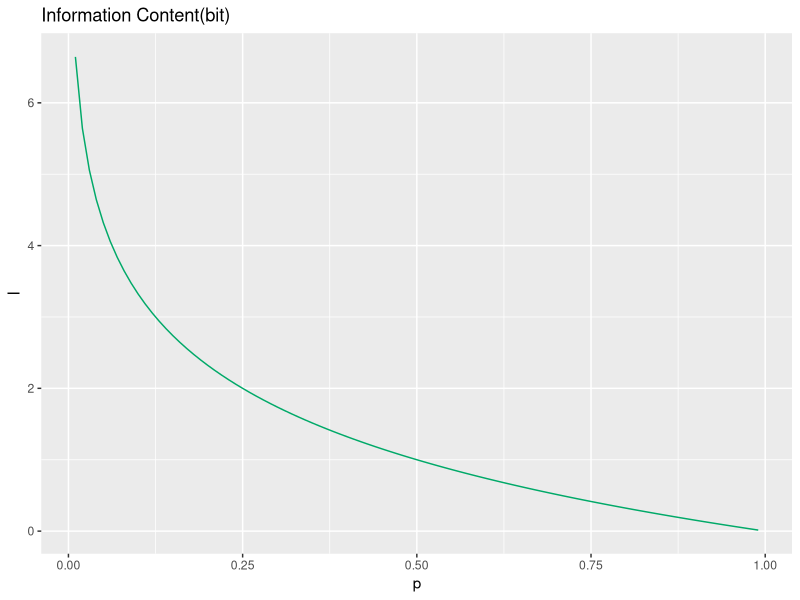
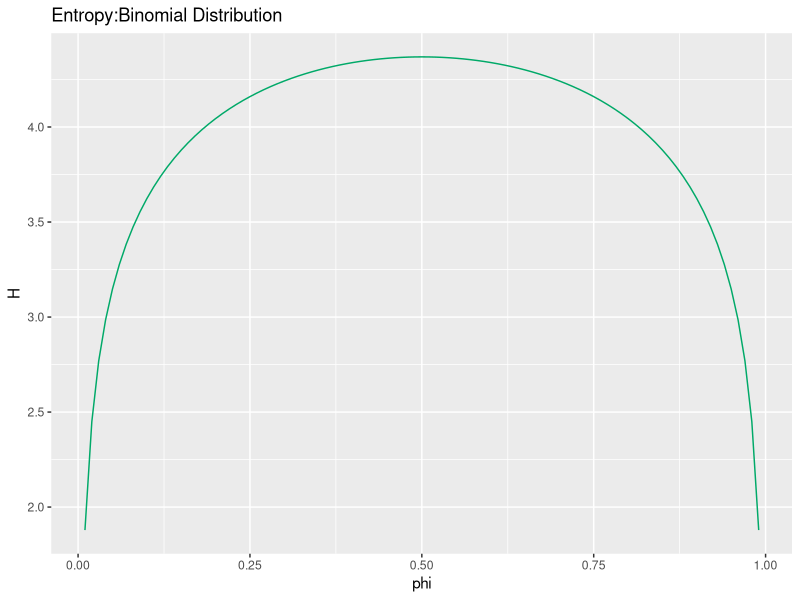
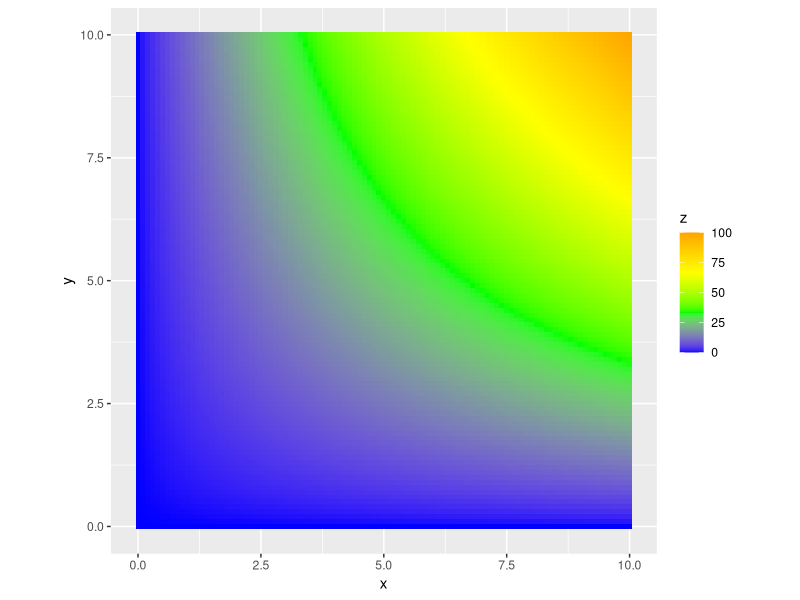
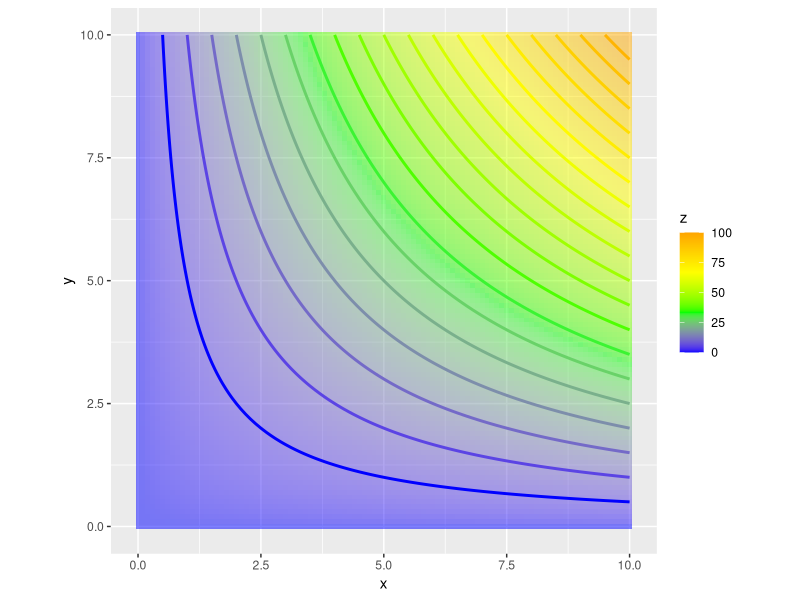
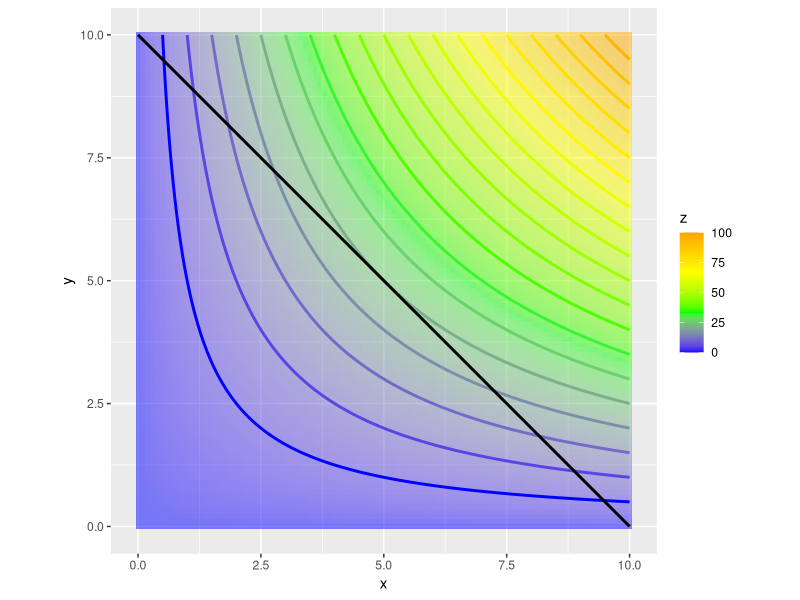

The R script that drew these images, in order:

# 1.1.8 KL情報量 -------------------------------------------------------------------

# 確率
p <- c(0.2, 0.6)

# 情報量
- log2(p)



# 利用パッケージ
library(tidyverse)

### 確率と情報量の関係

# 作図
tibble(
  p = seq(0.01, 0.99, 0.01), # 確率
  I = - log2(p) # 情報量
) %>% 
  ggplot(mapping = aes(x = p, y = I)) + # データ
    geom_line(color = "#00A968") + # 折れ線グラフ
    labs(title = "Information Content(bit)") # タイトル



### 二項分布のパラメータと平均情報量(エントロピー)の関係

# 試行回数を指定
N <- 100

# 表の回数
x <- 0:N

# 二項分布のパラメータ(コインの歪み具合)
phi <- seq(0.01, 0.99, 0.01)

# phiごとに平均情報量を計算
H <- NULL # 平均情報量を初期化
for(i in seq_along(phi)) {
  p <- dbinom(x, N, phi[i]) # 表の回数ごとの確率
  I <- - log2(p) # 情報量
  H <- c(H, sum(p * I)) # 平均情報量を追加
}

# 作図
tibble(
  phi = phi, # 二項分布のパラメータ
  H = H # 平均情報量
) %>% 
  ggplot(mapping = aes(x = phi, y = H)) + # データ
    geom_line(color = "#00A968") + # 折れ線グラフ
    labs(title = "Entropy:Binomial Distribution") # タイトル


# 1.1.11 ラグランジュの未定乗数法 ------------------------------------------------------------------

# 利用パッケージ
library(tidyverse)


# 面積のデータフレームを作成
f_xy <- tibble(
  x = rep(seq(0, 10, 0.1), 101), 
  y = rep(seq(0, 10, 0.1), each = 101), 
  z = x * y
)

# 辺と面積の関係を描画
ggplot(data = f_xy, mapping = aes(x = x, y = y, fill = z)) + # データ
  geom_tile() + # ヒートマップ
  scale_fill_gradientn(colors = c("blue", "green", "yellow", "orange")) + # タイルの色
  coord_fixed(ratio = 1) # 縦横比


# 辺と面積(等高線)の関係を描画
ggplot(data = f_xy, mapping = aes(x = x, y = y, z = z)) + # データ
  geom_tile(aes(fill = z), alpha = 0.5) + # ヒートマップ
  scale_fill_gradientn(colors = c("blue", "green", "yellow", "orange")) + # タイルの色
  geom_contour(aes(color = stat(level)), binwidth = 5, size = 1) + # 等高線
  scale_color_gradientn(colors = c("blue", "green", "yellow", "orange")) + # 線の色
  guides(color = FALSE) + # 凡例
  coord_fixed(ratio = 1) # 縦横比


# 制約のデータフレームを作成
g_xy <- tibble(
  x = seq(0, 10, 0.1), 
  y = 10 - x
)

# 辺・面積(等高線)と制約の関係を描画
ggplot() + 
  geom_tile(data = f_xy, mapping = aes(x = x, y = y, fill = z), alpha = 0.5) + # ヒートマップ
  scale_fill_gradientn(colors = c("blue", "green", "yellow", "orange")) + # タイルの色
  geom_contour(data = f_xy, aes(x = x, y = y, z = z, color = stat(level)), 
               binwidth = 5, size = 1) + # 等高線
  scale_color_gradientn(colors = c("blue", "green", "yellow", "orange")) + # 線の色
  geom_line(data = g_xy, mapping = aes(x = x, y = y), size = 1) + # 折れ線グラフ
  guides(color = FALSE) + # 凡例
  coord_fixed(ratio = 1) # 縦横比


